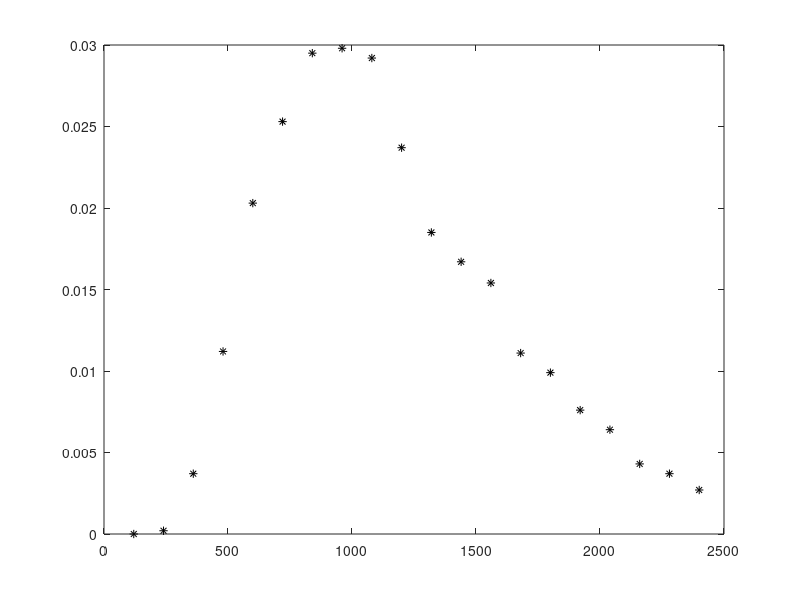

This chart was generated by the following MATLAB code:
%Julie Harrow
%1.020 PSet 5: Problem 1

%Inputs
h = 30; %cm height of soil column
A = 10; %cm^2 cross sectional area of soil column
Ms = 10; %g initial mass of tracer
t = 120:120:2400; %seconds
c = [0.0000 0.0002 0.0037 0.0112 0.0203 0.0253 0.0295...
    0.0298 0.0292 0.0237 0.0185 0.0167 0.0154 0.0111 0.0099...
    0.0076 0.0064 0.0043 0.0037 0.0027];  %measured concentrations


%Trial and Error Values
V = 5; %velocity (m/s)
D = 6; %dispersion coefficient

%Plot Measurements
plot(t,c,'k*')
